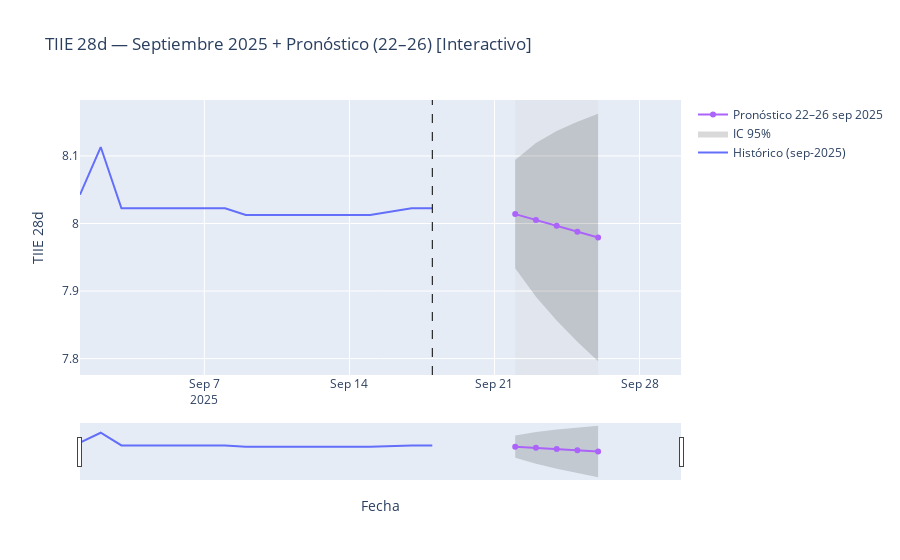

Notebook cell for this chart:
### Code cell
import plotly.graph_objects as go
import pandas as pd
import numpy as np

# Historico solo septiembre 2025
hist_sep = serie_train.loc[win_start:win_end]

# Bandas de confianza (no asumimos nombres de columnas)
lower = conf_int.iloc[:, 0].to_numpy()
upper = conf_int.iloc[:, 1].to_numpy()

fig = go.Figure()

# 1) Histórico septiembre 2025
fig.add_trace(go.Scatter(
    x=hist_sep.index, y=hist_sep.values,
    name="Histórico (sep-2025)",
    mode="lines"
))

# 2) IC 95% como área sombreada (lower -> upper)
fig.add_trace(go.Scatter(
    x=pred_mean.index, y=lower,
    name="IC 95% (inferior)",
    mode="lines",
    line=dict(width=0),
    showlegend=False
))
fig.add_trace(go.Scatter(
    x=pred_mean.index, y=upper,
    name="IC 95%",
    mode="lines",
    line=dict(width=0),
    fill="tonexty",             # rellena entre lower y upper
    fillcolor="rgba(0,0,0,0.15)"
))

# 3) Pronóstico 22–26 sep
fig.add_trace(go.Scatter(
    x=pred_mean.index, y=pred_mean.values,
    name="Pronóstico 22–26 sep 2025",
    mode="lines+markers"
))

# 4) Línea vertical del último día usado para entrenar
fig.add_vline(x=last_train_date, line_width=1, line_dash="dash", line_color="black")

# 5) Sombrear la semana de pronóstico (opcional)
fig.add_vrect(x0=pd.Timestamp("2025-09-22"), x1=pd.Timestamp("2025-09-26"),
              fillcolor="LightGray", opacity=0.25, layer="below", line_width=0)

# Layout y ejes
fig.update_layout(
    title="TIIE 28d — Septiembre 2025 + Pronóstico (22–26) [Interactivo]",
    xaxis_title="Fecha",
    yaxis_title="TIIE 28d",
    hovermode="x unified"
)
fig.update_xaxes(range=[win_start, win_end], rangeslider_visible=True)

fig.show()

# (opcional) Guardar a HTML interactivo para compartir
# fig.write_html("tiie_sep2025_pronostico_interactivo.html", include_plotlyjs="cdn")

### Figure 1 — Plotly figure (JSON) as saved in the notebook; plotly's stock layout.template omitted (floating-point values rounded to 4 significant figures)
{"data": [{"mode": "lines", "name": "Histórico (sep-2025)", "type": "scatter", "x": ["2025-09-01T00:00:00.000000000", "2025-09-02T00:00:00.000000000", "2025-09-03T00:00:00.000000000", "2025-09-04T00:00:00.000000000", "2025-09-05T00:00:00.000000000", "2025-09-08T00:00:00.000000000", "2025-09-09T00:00:00.000000000", "2025-09-10T00:00:00.000000000", "2025-09-11T00:00:00.000000000", "2025-09-12T00:00:00.000000000", "2025-09-15T00:00:00.000000000", "2025-09-17T00:00:00.000000000", "2025-09-18T00:00:00.000000000"], "y": [8.043, 8.113, 8.023, 8.023, 8.023, 8.023, 8.013, 8.013, 8.013, 8.013, 8.013, 8.023, 8.023]}, {"line": {"width": 0}, "mode": "lines", "name": "IC 95% (inferior)", "showlegend": false, "type": "scatter", "x": ["2025-09-22T00:00:00.000000000", "2025-09-23T00:00:00.000000000", "2025-09-24T00:00:00.000000000", "2025-09-25T00:00:00.000000000", "2025-09-26T00:00:00.000000000"], "y": [7.934, 7.891, 7.856, 7.825, 7.796]}, {"fill": "tonexty", "fillcolor": "rgba(0,0,0,0.15)", "line": {"width": 0}, "mode": "lines", "name": "IC 95%", "type": "scatter", "x": ["2025-09-22T00:00:00.000000000", "2025-09-23T00:00:00.000000000", "2025-09-24T00:00:00.000000000", "2025-09-25T00:00:00.000000000", "2025-09-26T00:00:00.000000000"], "y": [8.094, 8.119, 8.137, 8.151, 8.162]}, {"mode": "lines+markers", "name": "Pronóstico 22–26 sep 2025", "type": "scatter", "x": ["2025-09-22T00:00:00.000000000", "2025-09-23T00:00:00.000000000", "2025-09-24T00:00:00.000000000", "2025-09-25T00:00:00.000000000", "2025-09-26T00:00:00.000000000"], "y": [8.014, 8.005, 7.997, 7.988, 7.979]}], "layout": {"hovermode": "x unified", "shapes": [{"line": {"color": "black", "dash": "dash", "width": 1}, "type": "line", "x0": "2025-09-18T00:00:00", "x1": "2025-09-18T00:00:00", "xref": "x", "y0": 0, "y1": 1, "yref": "y domain"}, {"fillcolor": "LightGray", "layer": "below", "line": {"width": 0}, "opacity": 0.25, "type": "rect", "x0": "2025-09-22T00:00:00", "x1": "2025-09-26T00:00:00", "xref": "x", "y0": 0, "y1": 1, "yref": "y domain"}], "title": {"text": "TIIE 28d — Septiembre 2025 + Pronóstico (22–26) [Interactivo]"}, "xaxis": {"range": ["2025-09-01T00:00:00", "2025-09-30T00:00:00"], "rangeslider": {"visible": true}, "title": {"text": "Fecha"}}, "yaxis": {"title": {"text": "TIIE 28d"}}}}
